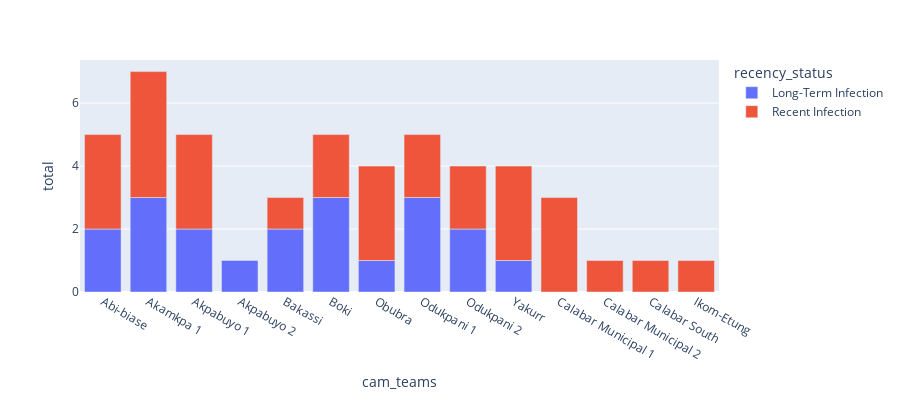

Notebook code cell kept with this figure:
### Code cell
import plotly.express as px
import plotly.graph_objects as go
recency_fig = px.bar(lonedf, x='cam_teams', y='total',
                             hover_data=['cam_teams', 'total', 'recency_status'], color='recency_status',
                             labels={'rec': 'recency_status'}, height=400)
recency_fig.show()

### Figure 1 — Plotly figure (JSON) as saved in the notebook; plotly's stock layout.template omitted (floating-point values rounded to 4 significant figures)
{"data": [{"alignmentgroup": "True", "customdata": [["Long-Term Infection"], ["Long-Term Infection"], ["Long-Term Infection"], ["Long-Term Infection"], ["Long-Term Infection"], ["Long-Term Infection"], ["Long-Term Infection"], ["Long-Term Infection"], ["Long-Term Infection"], ["Long-Term Infection"]], "hovertemplate": "recency_status=%{customdata[0]}<br>cam_teams=%{x}<br>total=%{y}<extra></extra>", "legendgroup": "Long-Term Infection", "marker": {"color": "#636efa", "pattern": {"shape": ""}}, "name": "Long-Term Infection", "offsetgroup": "Long-Term Infection", "orientation": "v", "showlegend": true, "textposition": "auto", "type": "bar", "x": ["Abi-biase", "Akamkpa 1", "Akpabuyo 1", "Akpabuyo 2", "Bakassi", "Boki", "Obubra", "Odukpani 1", "Odukpani 2", "Yakurr"], "xaxis": "x", "y": [2, 3, 2, 1, 2, 3, 1, 3, 2, 1], "yaxis": "y"}, {"alignmentgroup": "True", "customdata": [["Recent Infection"], ["Recent Infection"], ["Recent Infection"], ["Recent Infection"], ["Recent Infection"], ["Recent Infection"], ["Recent Infection"], ["Recent Infection"], ["Recent Infection"], ["Recent Infection"], ["Recent Infection"], ["Recent Infection"], ["Recent Infection"]], "hovertemplate": "recency_status=%{customdata[0]}<br>cam_teams=%{x}<br>total=%{y}<extra></extra>", "legendgroup": "Recent Infection", "marker": {"color": "#EF553B", "pattern": {"shape": ""}}, "name": "Recent Infection", "offsetgroup": "Recent Infection", "orientation": "v", "showlegend": true, "textposition": "auto", "type": "bar", "x": ["Abi-biase", "Akamkpa 1", "Akpabuyo 1", "Bakassi", "Boki", "Calabar Municipal 1", "Calabar Municipal 2", "Calabar South", "Ikom-Etung", "Obubra", "Odukpani 1", "Odukpani 2", "Yakurr"], "xaxis": "x", "y": [3, 4, 3, 1, 2, 3, 1, 1, 1, 3, 2, 2, 3], "yaxis": "y"}], "layout": {"barmode": "relative", "height": 400, "legend": {"title": {"text": "recency_status"}, "tracegroupgap": 0}, "margin": {"t": 60}, "xaxis": {"anchor": "y", "domain": [0, 1], "title": {"text": "cam_teams"}}, "yaxis": {"anchor": "x", "domain": [0, 1], "title": {"text": "total"}}}}
